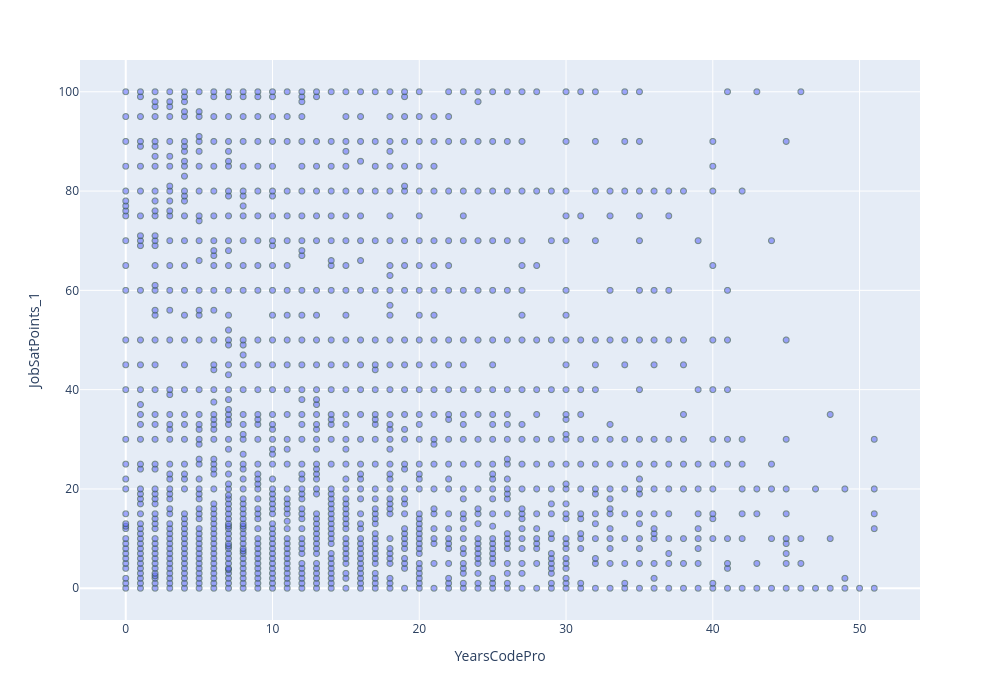

Notebook cell for this chart:
### Code cell
#or Use plotly. This counts how many dots are stacked on the exact same position and shows it on hover:
import plotly.express as px

df_temp = df[['YearsCodePro', 'JobSatPoints_1']].copy().dropna().reset_index(drop=True)
counted = df_temp.groupby(['YearsCodePro', 'JobSatPoints_1']).size().reset_index(name='count')

fig = px.scatter(counted, x='YearsCodePro', y='JobSatPoints_1', hover_data=['count'])

fig.update_layout(width=1000, height=700)
fig.update_traces(marker=dict(opacity=0.6, line=dict(width=1, color='DarkSlateGrey')))

fig.show()

### Figure 1 — Plotly figure (JSON) as saved in the notebook; plotly's stock layout.template omitted (floating-point values rounded to 4 significant figures; data arrays with more than 128 entries replaced by an {"elided": "..."} marker saying what was removed)
{"data": [{"customdata": {"elided": "1271x1 int values"}, "hovertemplate": "YearsCodePro=%{x}<br>JobSatPoints_1=%{y}<br>count=%{customdata[0]}<extra></extra>", "legendgroup": "", "marker": {"color": "#636efa", "line": {"color": "DarkSlateGrey", "width": 1}, "opacity": 0.6, "symbol": "circle"}, "mode": "markers", "name": "", "showlegend": false, "type": "scattergl", "x": {"elided": "1271 int values"}, "xaxis": "x", "y": {"elided": "1271 float values"}, "yaxis": "y"}], "layout": {"height": 700, "legend": {"tracegroupgap": 0}, "margin": {"t": 60}, "width": 1000, "xaxis": {"anchor": "y", "domain": [0, 1], "title": {"text": "YearsCodePro"}}, "yaxis": {"anchor": "x", "domain": [0, 1], "title": {"text": "JobSatPoints_1"}}}}
